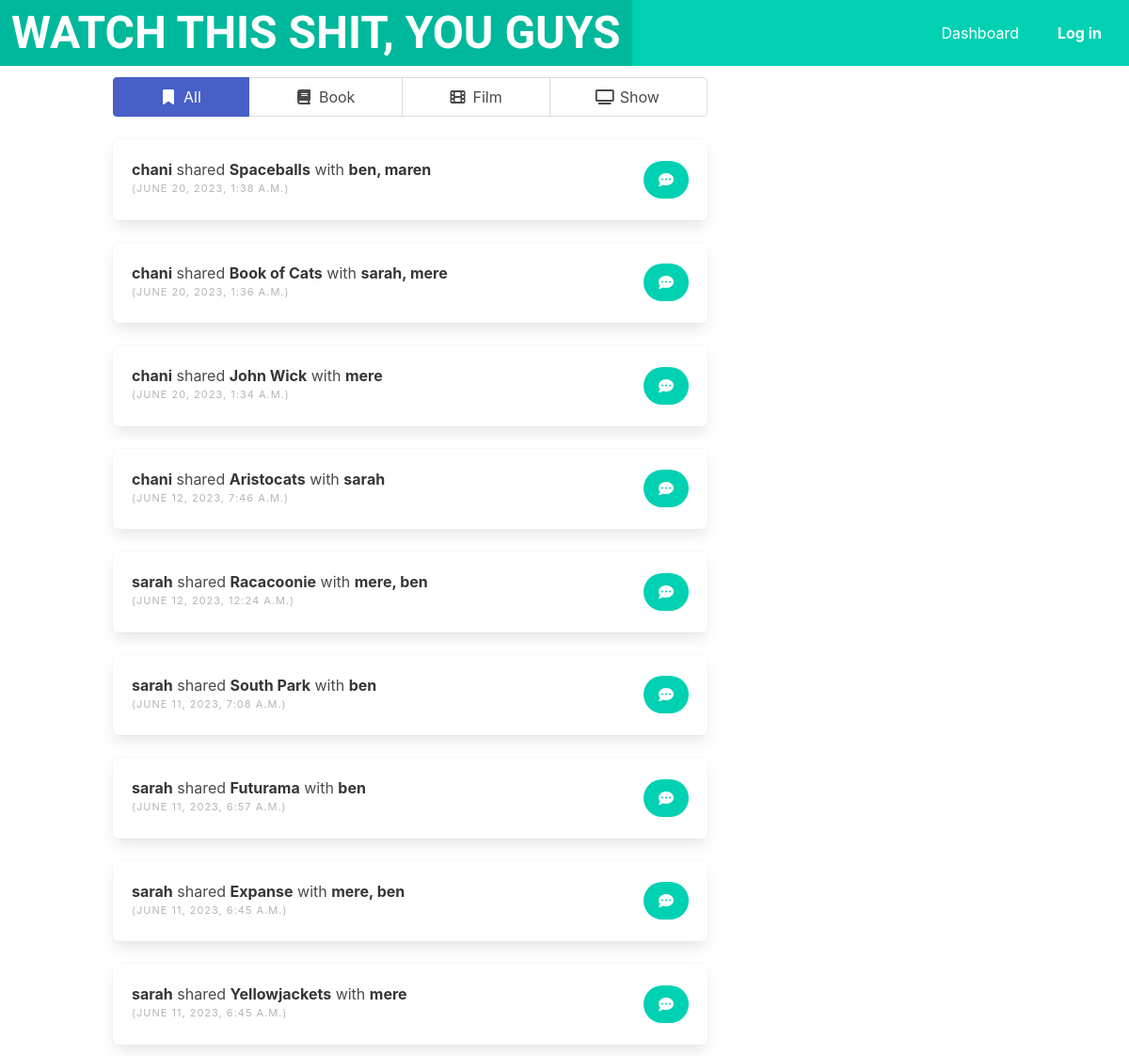
Before: / with the older database file.
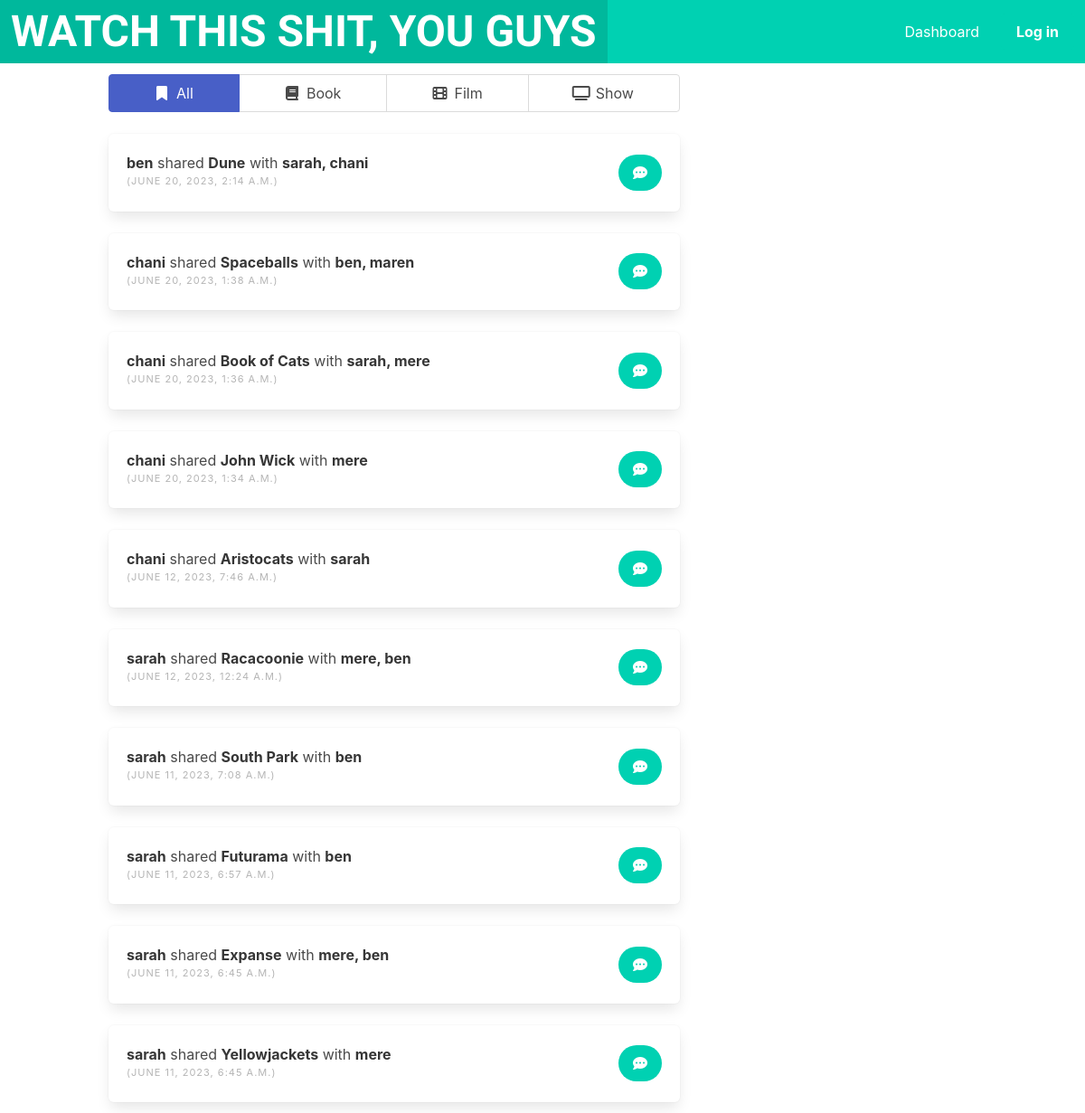
After: the same page with the newer database file.
### watchthisshit/models.py (models this page shows, shortened)
class MediaType(models.Model):
    name = models.CharField(max_length=50, unique=True)
    icon = models.CharField(max_length=30, blank=True)

class Recommendation(models.Model):
    user = models.ForeignKey(
        User, related_name="recs", on_delete=models.SET(get_user_if_deleted)
    )
    recipients = models.ManyToManyField(
        Profile, related_name="received_recs", symmetrical=False, blank=True
    )
    title = models.CharField(max_length=300)
    description = models.TextField(blank=True)
    media_type = models.ForeignKey(
        MediaType, on_delete=models.SET(get_media_type), default=get_media_type_id
    )
    genres = models.ManyToManyField(
        Genre, related_name="genres", symmetrical=False, blank=True
    )
    created_at = models.DateTimeField(auto_now_add=True)

class Profile(models.Model):
    user = models.OneToOneField(User, on_delete=models.CASCADE)
    description = models.CharField(max_length=256, blank=True)
    follows = models.ManyToManyField(
        'self',
        related_name='followed_by',
        symmetrical=False,
        blank=True,
    )
    def __str__(self):
        return self.user.username

### watchthisshit/views.py (the view, shortened to what this page needs)
# urls.py: path("", dashboard, name="dashboard"),
def dashboard(request):
  all_recs = Recommendation.objects.all().exclude(title__exact="[rec deleted]").order_by("-created_at")
  media_types = MediaType.objects.all().exclude(name__exact="Media")
  form = RecForm(initial={"user": request.user.id})
  context = {
    "all_recs": all_recs,
    "media_types": media_types,
    "form": form
  }
  return render(request, "watchthisshit/dashboard.html", context)

### watchthisshit/models.py (called while the page is built)
def get_media_type():
    return MediaType.objects.get_or_create(name="Media")[0]

def get_media_type_id():
    return get_media_type().id

### watchthisshit/templates/watchthisshit/dashboard.html (shortened to what this page needs)
{% extends 'base.html' %}
{% block content %}
<div class="column is-one-half">
  <div class="tabs is-toggle is-fullwidth">
    <ul>
      <li class="is-active">
        <a>
          <span class="icon is-small"><i class="fas fa-bookmark" aria-hidden="true"></i></span>
          <span>All</span>
        </a>
      </li>
      {% for media in media_types %}
      <li>
        <a>
          <span class="icon is-small"><i class="{{ media.icon }}" aria-hidden="true"></i></span>
          <span>{{ media.name }}</span>
        </a>
      </li>
      {% endfor %}
    </ul>
  </div>
  {% for rec in all_recs %}
  <div class="box">
    <article class="level is-full-width is-mobile">
      <div class="level-left">
        <div class="level-item">
          <div>
            <p><strong>{{ rec.user.username }}</strong> shared <strong>{{ rec.title }}</strong> with <strong>{{ rec.recipients.all|join:", " }}</strong></p>
            <p class="heading is-small has-text-grey-light">({{ rec.created_at }})</p>
          </div>
        </div>
      </div>
      <div class="level-right">
        <div class="level-item">
          <a href="{% url "watchthisshit:recommendation" pk=rec.pk %}">
            <button class="button is-rounded is-primary">
              <span class="icon">
                <i class="fas fa-comment-dots"></i>
              </span>
            </button>
          </a>
        </div>
      </div>
    </article>
  </div>
  {% endfor %}
</div>
<div class="column is-one-third">
</div>
{% endblock content %}

Changed rows visible on the page:
added Recommendation: user.username "ben", title "Dune", recipients.all "sarah, chani", created_at "JUNE 20, 2023, 2:14 A.M."
